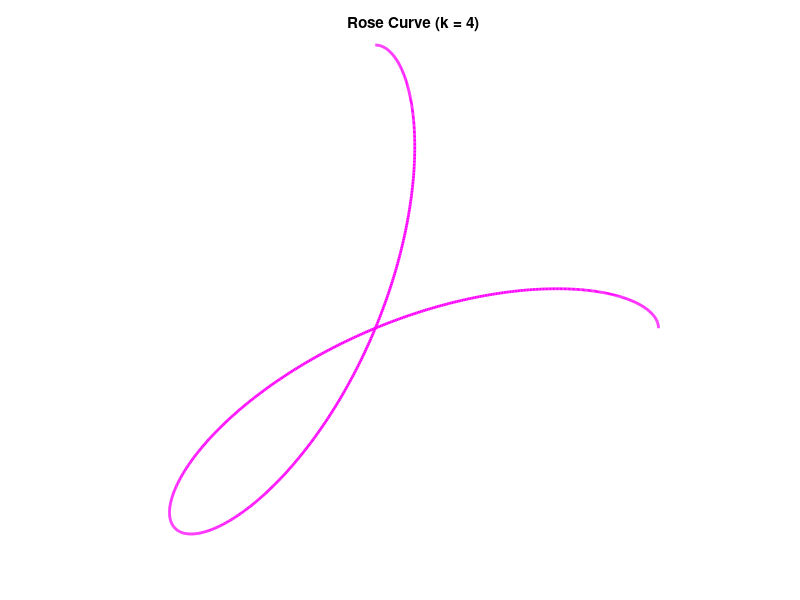

This figure's MATLAB source:
function Base_shape_rose()
    figure;
    axis equal;
    hold on;
    axis off;

    k = 4;  % You can change this to any number of petals or petal frequency

    t = linspace(0, 2*pi/k, 1000);       % Parameter theta
    r = cos(k * t);                   % Rose curve equation: r = cos(kθ)
    x = r .* cos(t);                  % Convert to Cartesian: x = r*cos(θ)
    y = r .* sin(t);                  % Convert to Cartesian: y = r*sin(θ)

    plot(x, y, 'm', 'LineWidth', 2);  % Plot the base shape
    axis equal;
    title(sprintf('Rose Curve (k = %d)', k));
    grid on;
    hold off;
end